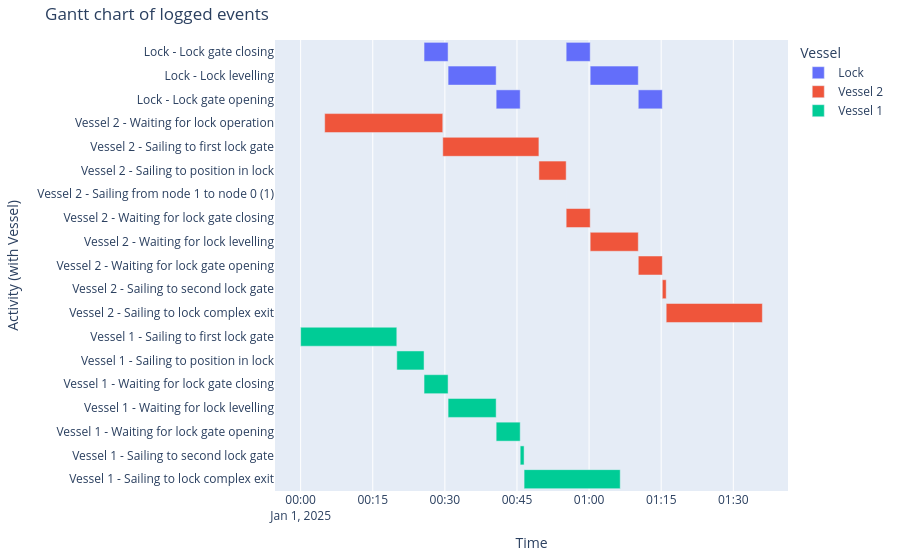

The notebook cell this image was saved under:
### Markdown cell above
##### Event chart
We can also create a Gantt chart based on an event table of the vessels and the lock chamber. We see that the time to pass the edge with the lock chamber becomes variable. Moreover, we observe a cyclic behaviour of the lock chamber.

### Code cell
df_eventtable = logbook2eventtable([vessel_1, vessel_2, lock_chamber])
generate_vessel_gantt_chart(df_eventtable)

### Figure 1 — Plotly figure (JSON) as saved in the notebook; plotly's stock layout.template omitted (floating-point values rounded to 4 significant figures)
{"data": [{"base": ["2025-01-01T00:25:40.172786000", "2025-01-01T00:30:40.172786000", "2025-01-01T00:40:40.172786000", "2025-01-01T00:55:13.941685000", "2025-01-01T01:00:13.941685000", "2025-01-01T01:10:13.941685000"], "hovertemplate": "object name=Lock<br>start time=%{base}<br>stop time=%{x}<br>activity label=%{y}<extra></extra>", "legendgroup": "Lock", "marker": {"color": "#636efa", "pattern": {"shape": ""}}, "name": "Lock", "orientation": "h", "showlegend": true, "textposition": "auto", "type": "bar", "x": [300000, 600000, 300000, 300000, 600000, 300000], "xaxis": "x", "y": ["Lock - Lock gate closing", "Lock - Lock levelling", "Lock - Lock gate opening", "Lock - Lock gate closing", "Lock - Lock levelling", "Lock - Lock gate opening"], "yaxis": "y"}, {"base": ["2025-01-01T00:05:00.000000000", "2025-01-01T00:29:33.768898000", "2025-01-01T00:49:33.768898000", "2025-01-01T00:55:13.941684000", "2025-01-01T00:55:13.941685000", "2025-01-01T01:00:13.941685000", "2025-01-01T01:10:13.941685000", "2025-01-01T01:15:13.941685000", "2025-01-01T01:16:02.537798000"], "hovertemplate": "object name=Vessel 2<br>start time=%{base}<br>stop time=%{x}<br>activity label=%{y}<extra></extra>", "legendgroup": "Vessel 2", "marker": {"color": "#EF553B", "pattern": {"shape": ""}}, "name": "Vessel 2", "orientation": "h", "showlegend": true, "textposition": "auto", "type": "bar", "x": [1473768, 1200000, 340172, 0, 300000, 600000, 300000, 48596, 1200000], "xaxis": "x", "y": ["Vessel 2 - Waiting for lock operation", "Vessel 2 - Sailing to first lock gate", "Vessel 2 - Sailing to position in lock", "Vessel 2 - Sailing from node 1 to node 0 (1)", "Vessel 2 - Waiting for lock gate closing", "Vessel 2 - Waiting for lock levelling", "Vessel 2 - Waiting for lock gate opening", "Vessel 2 - Sailing to second lock gate", "Vessel 2 - Sailing to lock complex exit"], "yaxis": "y"}, {"base": ["2025-01-01T00:00:00.000000000", "2025-01-01T00:20:00.000000000", "2025-01-01T00:25:40.172786000", "2025-01-01T00:30:40.172786000", "2025-01-01T00:40:40.172786000", "2025-01-01T00:45:40.172786000", "2025-01-01T00:46:28.768899000"], "hovertemplate": "object name=Vessel 1<br>start time=%{base}<br>stop time=%{x}<br>activity label=%{y}<extra></extra>", "legendgroup": "Vessel 1", "marker": {"color": "#00cc96", "pattern": {"shape": ""}}, "name": "Vessel 1", "orientation": "h", "showlegend": true, "textposition": "auto", "type": "bar", "x": [1200000, 340172, 300000, 600000, 300000, 48596, 1200000], "xaxis": "x", "y": ["Vessel 1 - Sailing to first lock gate", "Vessel 1 - Sailing to position in lock", "Vessel 1 - Waiting for lock gate closing", "Vessel 1 - Waiting for lock levelling", "Vessel 1 - Waiting for lock gate opening", "Vessel 1 - Sailing to second lock gate", "Vessel 1 - Sailing to lock complex exit"], "yaxis": "y"}], "layout": {"barmode": "overlay", "legend": {"title": {"text": "Vessel"}, "tracegroupgap": 0}, "margin": {"b": 20, "l": 20, "r": 20, "t": 40}, "title": {"text": "Gantt chart of logged events"}, "xaxis": {"anchor": "y", "domain": [0, 1], "title": {"text": "Time"}, "type": "date"}, "yaxis": {"anchor": "x", "autorange": "reversed", "domain": [0, 1], "title": {"text": "Activity (with Vessel)"}}}}
